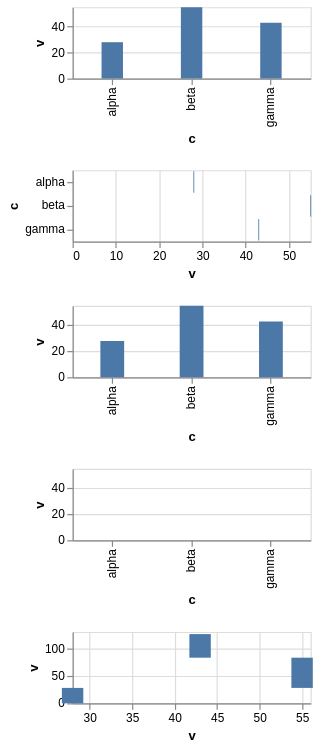

Write a Vega-Lite specification for this figure.
### Vega-Lite specification from a JSON file in a GitHub repository (floating-point values rounded to 4 significant figures)
{"$schema": "https://vega.github.io/schema/vega-lite/v6.json", "description": "A size stated as **zero** on a mark definition is not a zero-width mark; it is a mark with no usable size. Upstream tests the size it resolved for *truth* rather than for presence — `if (encoding.size || markDef.size)` decides whether to build a size at all, and `else if (bandSize)` in `defaultSizeRef` decides whether to write the one `getBandSize` returned — so a falsy number fails both and the mark falls past the bandwidth its band would have given it, past `continuousBandSize` on a quantitative axis, onto the tail a mark with no size of any kind takes: `getViewConfigDiscreteStep(config.view, sizeChannel) - 2`, which is 18. This compiler read the size for presence and drew the invisible mark the number literally asks for. The first row is that bar and the second is the same rule on a tick's height. The third states `size: 0` beside a `width` of 20 and comes out twenty wide, because once the `size` is falsy `getBandSize` does run and it reads the **Vega** name first — the same pair written `size: 10, width: 20` is ten. The fourth is the case that must *not* change: an `encoding` of `{\"value\": 0}` is tested as `encoding.size`, a channel definition, and an object is true whatever number it carries, so that bar really is invisible. The fifth states no size at all and takes the same tail by the same rule one level up: a `continuousBandSize` configured as zero is what `getBandSize` returns, and `defaultSizeRef` declines to write it, so a bar on a quantitative axis that a theme has narrowed to nothing is eighteen wide rather than invisible. The first four rows are still centred in their bands either way, since `defaultBandAlign` asks whether the band size is *relative* and zero is a number.", "data": {"values": [{"c": "alpha", "v": 28}, {"c": "beta", "v": 55}, {"c": "gamma", "v": 43}]}, "vconcat": [{"width": 200, "height": 60, "mark": {"type": "bar", "size": 0}, "encoding": {"x": {"field": "c", "type": "nominal"}, "y": {"field": "v", "type": "quantitative"}}}, {"width": 200, "height": 60, "mark": {"type": "tick", "size": 0}, "encoding": {"x": {"field": "v", "type": "quantitative"}, "y": {"field": "c", "type": "nominal"}}}, {"width": 200, "height": 60, "mark": {"type": "bar", "size": 0, "width": 20}, "encoding": {"x": {"field": "c", "type": "nominal"}, "y": {"field": "v", "type": "quantitative"}}}, {"width": 200, "height": 60, "mark": "bar", "encoding": {"x": {"field": "c", "type": "nominal"}, "y": {"field": "v", "type": "quantitative"}, "size": {"value": 0}}}, {"width": 200, "height": 60, "mark": "bar", "encoding": {"x": {"field": "v", "type": "quantitative"}, "y": {"field": "v", "type": "quantitative"}}}], "config": {"bar": {"continuousBandSize": 0}}}
